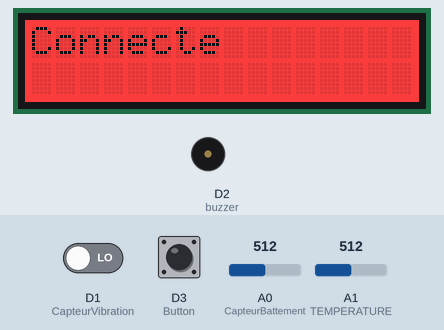
The sketch below on a simulated Arduino Nano 33 IoT. Shown: 16×2 character LCD, buzzer (waves = sounding, pin HIGH). The inputs (shaded band) are chosen by the test bench; at power-on: D1 (CapteurVibration) LOW, D3 (Button) LOW, A0 (CapteurBattement) = 512, A1 (TEMPERATURE) = 512. Nothing arrives over Bluetooth unless stated; a phone connects over Bluetooth LE 3 s after start.

Above: at 6.3 s.
6.4 s: D1 (CapteurVibration) driven HIGH
At 8.9 s:
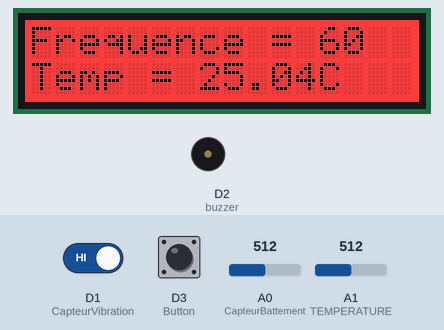
9.6 s: D1 (CapteurVibration) driven LOW
At 10.2 s:
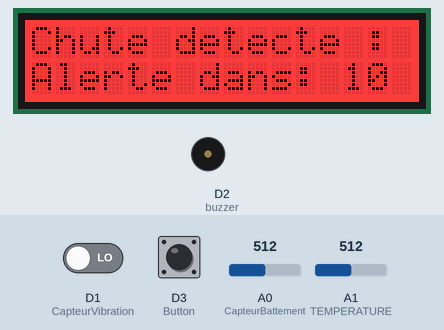
13.0 s: D3 (Button) pulled HIGH for 0.85 s
At 15.7 s:
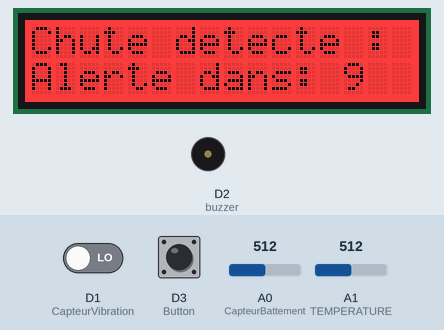
17.3 s: D3 (Button) driven HIGH
At 18.4 s:
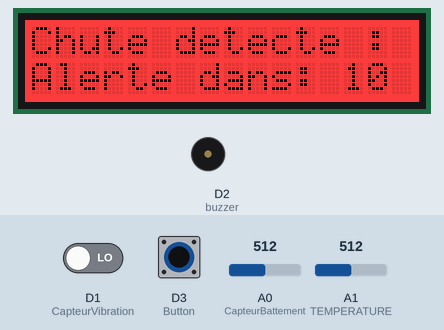
Timing chart, 0 to 20.3 s (numbered marks = the images above; inputs shaded):
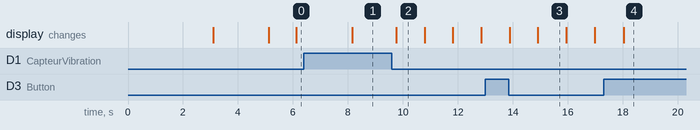

The sketch:

Projet_App.ino
```cpp
#include <ArduinoBLE.h>
#include <math.h>
#include "rgb_lcd.h"
#include <Wire.h>

BLEService environmentalService("180D");
BLECharacteristic BLEcoeur("2A37", BLERead | BLENotify, 1);

BLEService temperatureService("181A");
BLECharacteristic BLEtemperature("2A6E", BLERead | BLENotify, 4);

#define buzzer 2
#define CapteurVibration 1
#define TEMPERATURE A1
#define CapteurBattement A0
#define Button 3

rgb_lcd lcd;

const int colorR = 255;
const int colorG = 0;
const int colorB = 0;

const int B = 4275;
const int R0 = 100000;

int AncienneMesureCoeur = 0;
long DerniereMesureSeconde = 0;
long DerniereMesureSecondeLCD = 0;

int EtatVibration = 0;
int Decompte = 10;

void setup() {
  Serial.begin(9600);

  pinMode(CapteurVibration, INPUT);
  pinMode(buzzer, OUTPUT);
  pinMode(Button, INPUT);

  lcd.begin(16, 2);
  lcd.setRGB(colorR, colorG, colorB);

  lcd.setCursor(0, 0);
  lcd.print("Bienvenue!");
  lcd.setCursor(0, 1);
  lcd.print("Initialisation...");
  delay(3000);
  lcd.clear();

  if (!BLE.begin()) {
    lcd.setCursor(0, 0);
    lcd.print("Erreur BLE");
    while (1)
      ;
  }

  BLE.setLocalName("BLE Nathcello");

  environmentalService.addCharacteristic(BLEcoeur);
  BLE.addService(environmentalService);

  temperatureService.addCharacteristic(BLEtemperature);
  BLE.addService(temperatureService);

  BLE.advertise();

  lcd.setCursor(0, 0);
  lcd.print("BLE Pret");
  delay(2000);
  lcd.clear();
}

void loop() {
  BLEDevice central = BLE.central();

  lcd.setCursor(0, 0);
  lcd.print("Non connecte");

  if (central) {
    lcd.clear();
    lcd.print("Connecte");

    delay(2000);
    lcd.clear();

    while (central.connected()) {
      long MesureActuelleSeconde = millis();

      if (MesureActuelleSeconde - DerniereMesureSeconde >= 200) {
        DerniereMesureSeconde = MesureActuelleSeconde;
        LectureCoeur();
        LectureVibration();
        LectureTemperature();
      }

      if (MesureActuelleSeconde - DerniereMesureSecondeLCD >= 1000) {
        DerniereMesureSecondeLCD = MesureActuelleSeconde;
        affichageLCD();
      }
    }
    lcd.clear();
    lcd.print("Deconnecte");
    delay(3000);
    lcd.clear();
  }
}

void affichageLCD() {
  int MesureCoeur = analogRead(CapteurBattement);
  int MesureCoeurMap = map(MesureCoeur, 0, 1023, 0, 120);

  int reading = analogRead(TEMPERATURE);
  float voltage = reading * 3.3 / 1024.0;
  float R = 1023.0 / reading - 1.0;
  R = R0 * R;
  float temperature = 1.0 / (log(R / R0) / B + 1 / 298.15) - 273.15;

  lcd.setCursor(0, 0);
  lcd.clear();
  lcd.print("Frequence = ");
  lcd.print(MesureCoeurMap);

  lcd.setCursor(0, 1);
  lcd.print("Temp = ");
  lcd.print(temperature);
  lcd.print("C");
}

void LectureCoeur() {
  int MesureCoeur = analogRead(CapteurBattement);
  int MesureCoeurMap = map(MesureCoeur, 0, 1023, 0, 120);

  if (MesureCoeurMap != AncienneMesureCoeur) {
    uint8_t BLEcoeurArray = { static_cast<uint8_t>(MesureCoeurMap) };

    BLEcoeur.writeValue(BLEcoeurArray);
    AncienneMesureCoeur = MesureCoeurMap;
  }
}

void LectureVibration() {
  EtatVibration = digitalRead(CapteurVibration);
  int etatButton = digitalRead(Button);
  if (EtatVibration == HIGH) {
    digitalWrite(buzzer, LOW);
  } else {
    Decompte = 10;
    while (Decompte >= 0) {
      lcd.clear();
      lcd.setCursor(0, 0);
      lcd.print("Chute detecte :");
      lcd.setCursor(0, 1);
      lcd.print("Alerte dans: ");
      lcd.print(Decompte);

      delay(1000);
      Decompte--;

      etatButton = digitalRead(Button);
      if (etatButton == HIGH) {
        lcd.clear();
        return;
      }
    }

    if (Decompte < 0) {
      while (digitalRead(Button) != HIGH) {
        digitalWrite(buzzer, HIGH);
        delay(100);
        digitalWrite(buzzer, LOW);
        delay(100);
      }
      digitalWrite(buzzer, LOW);
      lcd.clear();
    }
  }
}

void LectureTemperature() {
  int reading = analogRead(TEMPERATURE);
  float voltage = reading * 3.3 / 1024.0;
  float R = 1023.0 / reading - 1.0;
  R = R0 * R;
  float temperature = 1.0 / (log(R / R0) / B + 1 / 298.15) - 273.15;

  union {
    float floatValue;
    uint8_t tempArray[4];
  } tempUnion;

  tempUnion.floatValue = temperature;

  BLEtemperature.writeValue(tempUnion.tempArray, 4);
}
```

Measured:
- after the input at 6.4 s, the display: changes after 1.8 s (image 1)
- after the input at 9.6 s, the display: changes after 0.16 s (image 2)
- what the display in image 2 shows lasts 1.0 s, from 9.8 s to 10.8 s
